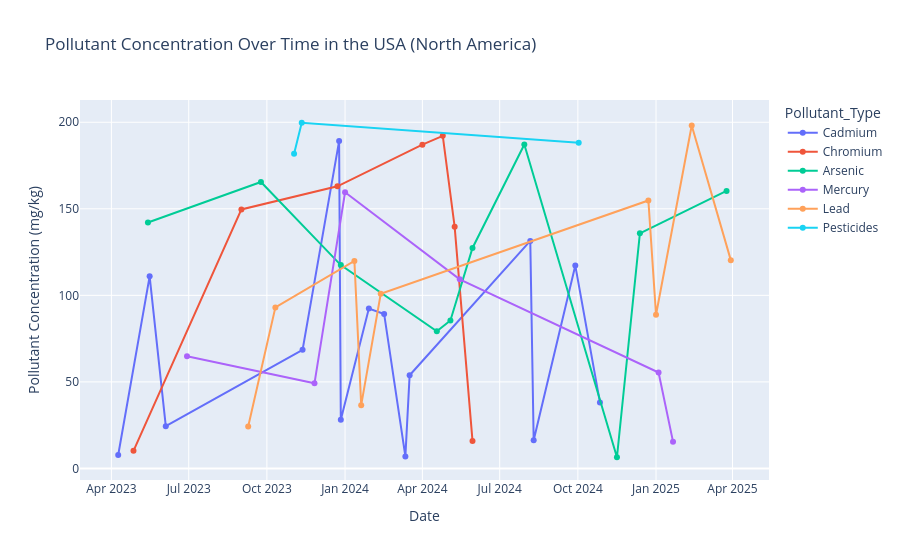

The notebook cell this image was saved under:
### Code cell
# Filter the DataFrame for Region = North America and Country = USA
na_usa_df = df[(df["Region"] == "North America") & (df["Country"] == "USA")].copy()

# Convert the Date_Reported column to datetime
na_usa_df["Date_Reported"] = pd.to_datetime(na_usa_df["Date_Reported"])

# Sort by date to ensure the line is ordered
na_usa_df = na_usa_df.sort_values("Date_Reported")

# Create the interactive line chart for USA (North America)
fig = px.line(
    na_usa_df,
    x="Date_Reported",
    y="Pollutant_Concentration_mg_kg",
    color="Pollutant_Type",  # You can switch this to 'Crop_Type' or another variable
    markers=True,
    title="Pollutant Concentration Over Time in the USA (North America)",
    labels={
        "Date_Reported": "Date",
        "Pollutant_Concentration_mg_kg": "Pollutant Concentration (mg/kg)"
    }
)

fig.update_layout(xaxis_title="Date", yaxis_title="Pollutant Concentration (mg/kg)")
fig.show()

### Figure 1 — Plotly figure (JSON) as saved in the notebook; plotly's stock layout.template omitted (floating-point values rounded to 4 significant figures)
{"data": [{"hovertemplate": "Pollutant_Type=Cadmium<br>Date=%{x}<br>Pollutant Concentration (mg/kg)=%{y}<extra></extra>", "legendgroup": "Cadmium", "line": {"color": "#636efa", "dash": "solid"}, "marker": {"symbol": "circle"}, "mode": "lines+markers", "name": "Cadmium", "orientation": "v", "showlegend": true, "type": "scatter", "x": ["2023-04-09T00:00:00", "2023-05-16T00:00:00", "2023-06-04T00:00:00", "2023-11-12T00:00:00", "2023-12-25T00:00:00", "2023-12-27T00:00:00", "2024-01-29T00:00:00", "2024-02-16T00:00:00", "2024-03-12T00:00:00", "2024-03-17T00:00:00", "2024-08-06T00:00:00", "2024-08-10T00:00:00", "2024-09-28T00:00:00", "2024-10-27T00:00:00"], "xaxis": "x", "y": [7.77, 111.0, 24.39, 68.52, 189.1, 28.14, 92.39, 89.26, 6.94, 53.86, 131.5, 16.32, 117.2, 38.13], "yaxis": "y"}, {"hovertemplate": "Pollutant_Type=Chromium<br>Date=%{x}<br>Pollutant Concentration (mg/kg)=%{y}<extra></extra>", "legendgroup": "Chromium", "line": {"color": "#EF553B", "dash": "solid"}, "marker": {"symbol": "circle"}, "mode": "lines+markers", "name": "Chromium", "orientation": "v", "showlegend": true, "type": "scatter", "x": ["2023-04-27T00:00:00", "2023-09-01T00:00:00", "2023-12-23T00:00:00", "2024-04-01T00:00:00", "2024-04-25T00:00:00", "2024-05-09T00:00:00", "2024-05-30T00:00:00"], "xaxis": "x", "y": [10.19, 149.7, 163.0, 187.1, 192.2, 139.6, 15.91], "yaxis": "y"}, {"hovertemplate": "Pollutant_Type=Arsenic<br>Date=%{x}<br>Pollutant Concentration (mg/kg)=%{y}<extra></extra>", "legendgroup": "Arsenic", "line": {"color": "#00cc96", "dash": "solid"}, "marker": {"symbol": "circle"}, "mode": "lines+markers", "name": "Arsenic", "orientation": "v", "showlegend": true, "type": "scatter", "x": ["2023-05-14T00:00:00", "2023-09-24T00:00:00", "2023-12-27T00:00:00", "2024-04-18T00:00:00", "2024-05-04T00:00:00", "2024-05-30T00:00:00", "2024-07-30T00:00:00", "2024-11-16T00:00:00", "2024-12-13T00:00:00", "2025-03-25T00:00:00"], "xaxis": "x", "y": [142.1, 165.5, 117.5, 79.21, 85.49, 127.4, 187.1, 6.46, 135.8, 160.3], "yaxis": "y"}, {"hovertemplate": "Pollutant_Type=Mercury<br>Date=%{x}<br>Pollutant Concentration (mg/kg)=%{y}<extra></extra>", "legendgroup": "Mercury", "line": {"color": "#ab63fa", "dash": "solid"}, "marker": {"symbol": "circle"}, "mode": "lines+markers", "name": "Mercury", "orientation": "v", "showlegend": true, "type": "scatter", "x": ["2023-06-29T00:00:00", "2023-11-26T00:00:00", "2024-01-01T00:00:00", "2024-05-15T00:00:00", "2025-01-04T00:00:00", "2025-01-21T00:00:00"], "xaxis": "x", "y": [64.82, 49.18, 159.6, 109.2, 55.43, 15.46], "yaxis": "y"}, {"hovertemplate": "Pollutant_Type=Lead<br>Date=%{x}<br>Pollutant Concentration (mg/kg)=%{y}<extra></extra>", "legendgroup": "Lead", "line": {"color": "#FFA15A", "dash": "solid"}, "marker": {"symbol": "circle"}, "mode": "lines+markers", "name": "Lead", "orientation": "v", "showlegend": true, "type": "scatter", "x": ["2023-09-09T00:00:00", "2023-10-11T00:00:00", "2024-01-12T00:00:00", "2024-01-20T00:00:00", "2024-02-12T00:00:00", "2024-12-23T00:00:00", "2025-01-01T00:00:00", "2025-02-12T00:00:00", "2025-03-30T00:00:00"], "xaxis": "x", "y": [24.2, 93.05, 119.9, 36.53, 100.9, 154.8, 88.82, 198.1, 120.3], "yaxis": "y"}, {"hovertemplate": "Pollutant_Type=Pesticides<br>Date=%{x}<br>Pollutant Concentration (mg/kg)=%{y}<extra></extra>", "legendgroup": "Pesticides", "line": {"color": "#19d3f3", "dash": "solid"}, "marker": {"symbol": "circle"}, "mode": "lines+markers", "name": "Pesticides", "orientation": "v", "showlegend": true, "type": "scatter", "x": ["2023-11-02T00:00:00", "2023-11-11T00:00:00", "2024-10-02T00:00:00"], "xaxis": "x", "y": [181.8, 199.7, 188.1], "yaxis": "y"}], "layout": {"legend": {"title": {"text": "Pollutant_Type"}, "tracegroupgap": 0}, "title": {"text": "Pollutant Concentration Over Time in the USA (North America)"}, "xaxis": {"anchor": "y", "domain": [0, 1], "title": {"text": "Date"}}, "yaxis": {"anchor": "x", "domain": [0, 1], "title": {"text": "Pollutant Concentration (mg/kg)"}}}}
